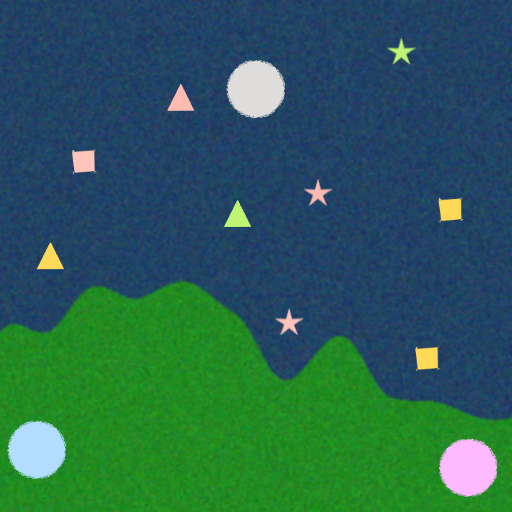
#> input picture assets/8.png, 512 x 512 px, given in place of the camera
$ python colorDetection.py
#> lines starting #> are read from the running program, lines starting #| are printed output that depends on the picture; after the words box and inside, x2 and y2 are one past the last pixel; in counts of white or black regions, pixels touching at a corner belong together
import cv2 as cv
import numpy as np

cap = cv.VideoCapture(0)

while True:

    # Take each frame
    isRead, frame = cap.read()
#> frame is the input picture: shape (512, 512, 3); mean B, G, R 84.6, 94.7, 41.2
    assert isRead, "Failed to capture video"
    # Convert BGR to HSV
    hsv = cv.cvtColor(frame, cv.COLOR_BGR2HSV)
#> hsv: shape (512, 512, 3); mean H, S, V 89.7, 174.5, 118

    # define range of blue color in HSV
    lower_blue = np.array([100,30,25])
    upper_blue = np.array([140,255,255])

    # Threshold the HSV image to get only blue colors
    mask = cv.inRange(hsv, lower_blue, upper_blue)
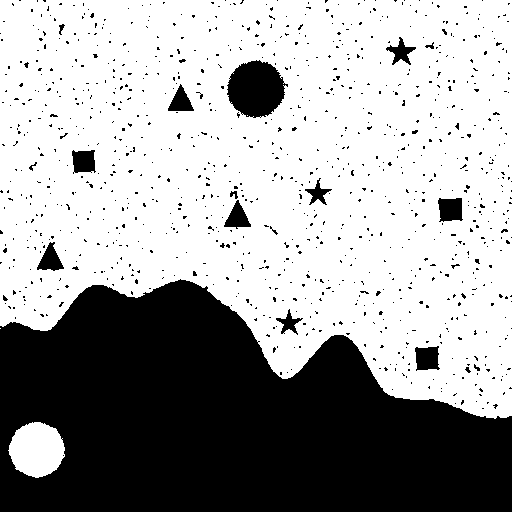
#> mask: shape (512, 512); 64% white; 1004 black regions (986 under 20 px), largest, box (x1, y1, x2, y2) and area: (0, 279, 512, 512) 84311, (227, 60, 288, 118) 2530, (438, 198, 463, 222) 502

    # Bitwise-AND mask and original image
    res = cv.bitwise_and(frame,frame, mask= mask)
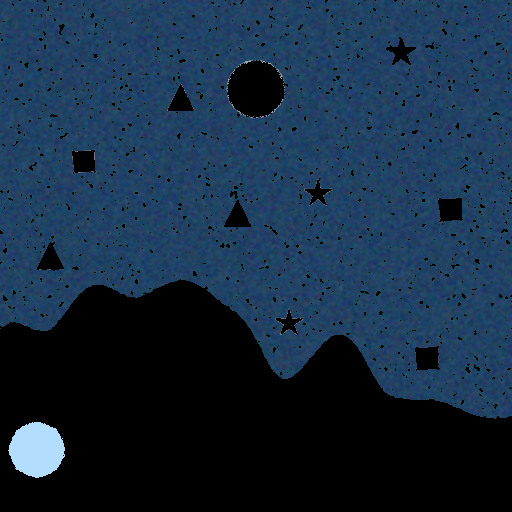
#> res: shape (512, 512, 3); mean B, G, R 65.8, 43.9, 22.6

    cv.imshow('res',res)
    k = cv.waitKey(5)
#> (key Esc is pressed here)
    if k == 27:
        break

cv.destroyAllWindows()

$ run again, on assets/9.png
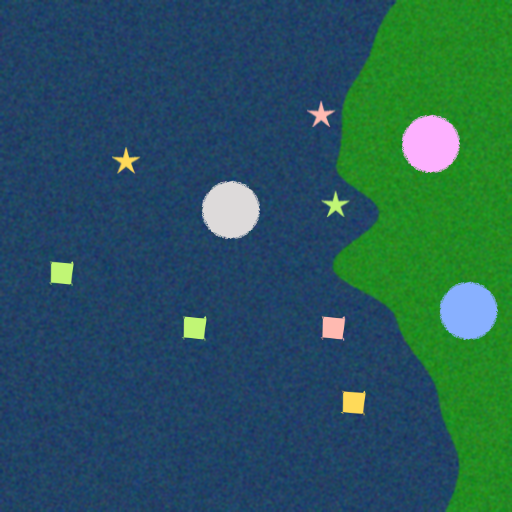
#> input picture assets/9.png, 512 x 512 px, given in place of the camera
#> frame is the input picture: shape (512, 512, 3); mean B, G, R 90.2, 87.6, 40
#> hsv: shape (512, 512, 3); mean H, S, V 93.9, 173.2, 114.3
#> `mask = cv.inRange(hsv, lower_blue, upper_blue)`:
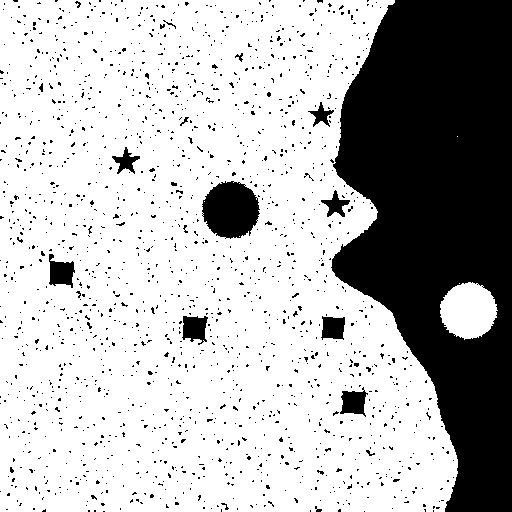
#> mask: shape (512, 512); 72% white; 1610 black regions (1592 under 20 px), largest, box (x1, y1, x2, y2) and area: (331, 0, 512, 512) 61591, (202, 181, 260, 239) 2528, (49, 254, 75, 288) 562
#> `res = cv.bitwise_and(frame,frame, mask= mask)`:
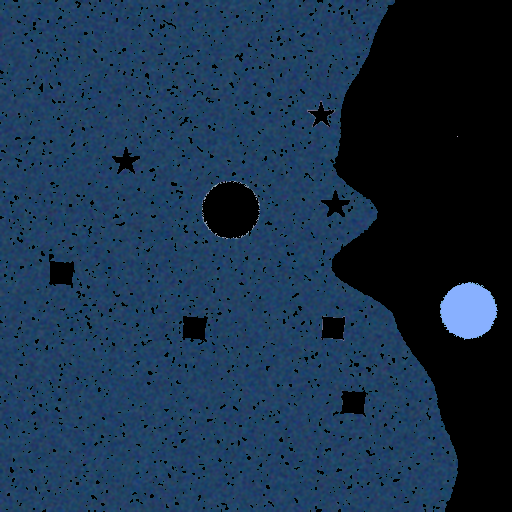
#> res: shape (512, 512, 3); mean B, G, R 74.1, 48.8, 24.9
